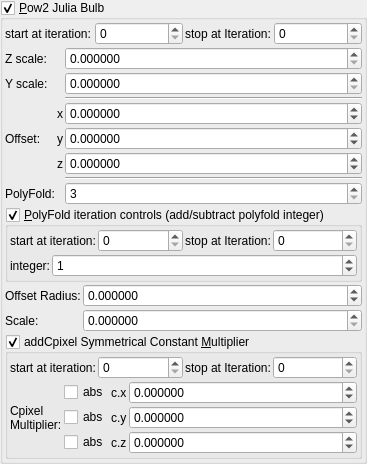
    <widget class="MyGroupBox" name="groupCheck_transf_function_enabled">
     <property name="title">
      <string>&amp;Pow2 Julia Bulb</string>
     </property>
     <property name="checkable">
      <bool>true</bool>
     </property>
     <layout class="QVBoxLayout" name="verticalLayout_12" stretch="0,0,0,0,0">
      <property name="spacing">
       <number>2</number>
      </property>
      <property name="leftMargin">
       <number>2</number>
      </property>
      <property name="topMargin">
       <number>2</number>
      </property>
      <property name="rightMargin">
       <number>2</number>
      </property>
      <property name="bottomMargin">
       <number>2</number>
      </property>
      <item>
       <layout class="QGridLayout" name="gridLayout_7">
        <property name="spacing">
         <number>2</number>
        </property>
        <item row="0" column="1">
         <widget class="MySpinBox" name="spinboxInt_transf_start_iterations_J">
          <property name="sizePolicy">
           <sizepolicy hsizetype="Minimum" vsizetype="Maximum">
            <horstretch>0</horstretch>
            <verstretch>0</verstretch>
           </sizepolicy>
          </property>
          <property name="minimum">
           <number>0</number>
          </property>
          <property name="maximum">
           <number>999</number>
          </property>
          <property name="value">
           <number>0</number>
          </property>
         </widget>
        </item>
        <item row="0" column="0">
         <widget class="QLabel" name="label_58">
          <property name="text">
           <string>start at iteration:</string>
          </property>
         </widget>
        </item>
        <item row="0" column="2">
         <widget class="QLabel" name="label_59">
          <property name="text">
           <string>stop at Iteration:</string>
          </property>
         </widget>
        </item>
        <item row="0" column="3">
         <widget class="MySpinBox" name="spinboxInt_transf_stop_iterations_J">
          <property name="sizePolicy">
           <sizepolicy hsizetype="Minimum" vsizetype="Maximum">
            <horstretch>0</horstretch>
            <verstretch>0</verstretch>
           </sizepolicy>
          </property>
          <property name="maximum">
           <number>999</number>
          </property>
         </widget>
        </item>
       </layout>
      </item>
      <item>
       <layout class="QGridLayout" name="gridLayout_6" columnstretch="0,0,1">
        <property name="spacing">
         <number>2</number>
        </property>
        <item row="4" column="1">
         <widget class="QLabel" name="label_264">
          <property name="text">
           <string notr="true">y</string>
          </property>
         </widget>
        </item>
        <item row="5" column="2">
         <widget class="MyDoubleSpinBox" name="spinbox3_transf_offset_001_z">
          <property name="sizePolicy">
           <sizepolicy hsizetype="Minimum" vsizetype="Maximum">
            <horstretch>0</horstretch>
            <verstretch>0</verstretch>
           </sizepolicy>
          </property>
          <property name="prefix">
           <string/>
          </property>
          <property name="suffix">
           <string/>
          </property>
          <property name="decimals">
           <number>6</number>
          </property>
          <property name="minimum">
           <double>-99.989999999999995</double>
          </property>
          <property name="maximum">
           <double>99.989999999999995</double>
          </property>
          <property name="singleStep">
           <double>0.100000000000000</double>
          </property>
         </widget>
        </item>
        <item row="7" column="2">
         <widget class="MySpinBox" name="spinboxInt_transf_int8_Y">
          <property name="sizePolicy">
           <sizepolicy hsizetype="Minimum" vsizetype="Maximum">
            <horstretch>0</horstretch>
            <verstretch>0</verstretch>
           </sizepolicy>
          </property>
          <property name="minimum">
           <number>3</number>
          </property>
          <property name="maximum">
           <number>999</number>
          </property>
         </widget>
        </item>
        <item row="4" column="2">
         <widget class="MyDoubleSpinBox" name="spinbox3_transf_offset_001_y">
          <property name="sizePolicy">
           <sizepolicy hsizetype="Minimum" vsizetype="Maximum">
            <horstretch>0</horstretch>
            <verstretch>0</verstretch>
           </sizepolicy>
          </property>
          <property name="prefix">
           <string/>
          </property>
          <property name="suffix">
           <string/>
          </property>
          <property name="decimals">
           <number>6</number>
          </property>
          <property name="minimum">
           <double>-99.989999999999995</double>
          </property>
          <property name="maximum">
           <double>99.989999999999995</double>
          </property>
          <property name="singleStep">
           <double>0.100000000000000</double>
          </property>
         </widget>
        </item>
        <item row="5" column="1">
         <widget class="QLabel" name="label_266">
          <property name="text">
           <string notr="true">z</string>
          </property>
         </widget>
        </item>
        <item row="1" column="0">
         <widget class="QLabel" name="label_8">
          <property name="text">
           <string>Y scale:</string>
          </property>
         </widget>
        </item>
        <item row="3" column="1">
         <widget class="QLabel" name="label_257">
          <property name="text">
           <string notr="true">x</string>
          </property>
         </widget>
        </item>
        <item row="1" column="2">
         <widget class="MyDoubleSpinBox" name="spinbox_transf_scale">
          <property name="sizePolicy">
           <sizepolicy hsizetype="Minimum" vsizetype="Maximum">
            <horstretch>0</horstretch>
            <verstretch>0</verstretch>
           </sizepolicy>
          </property>
          <property name="prefix">
           <string/>
          </property>
          <property name="suffix">
           <string/>
          </property>
          <property name="decimals">
           <number>6</number>
          </property>
          <property name="minimum">
           <double>0.000000000000000</double>
          </property>
          <property name="maximum">
           <double>2.000000000000000</double>
          </property>
          <property name="singleStep">
           <double>0.100000000000000</double>
          </property>
         </widget>
        </item>
        <item row="3" column="2">
         <widget class="MyDoubleSpinBox" name="spinbox3_transf_offset_001_x">
          <property name="sizePolicy">
           <sizepolicy hsizetype="Minimum" vsizetype="Maximum">
            <horstretch>0</horstretch>
            <verstretch>0</verstretch>
           </sizepolicy>
          </property>
          <property name="prefix">
           <string/>
          </property>
          <property name="suffix">
           <string/>
          </property>
          <property name="decimals">
           <number>6</number>
          </property>
          <property name="minimum">
           <double>-99.989999999999995</double>
          </property>
          <property name="maximum">
           <double>99.989999999999995</double>
          </property>
          <property name="singleStep">
           <double>0.100000000000000</double>
          </property>
         </widget>
        </item>
        <item row="7" column="0">
         <widget class="QLabel" name="label_269">
          <property name="text">
           <string>PolyFold:</string>
          </property>
         </widget>
        </item>
        <item row="4" column="0">
         <widget class="QLabel" name="label_267">
          <property name="text">
           <string>Offset:</string>
          </property>
         </widget>
        </item>
        <item row="0" column="2">
         <widget class="MyDoubleSpinBox" name="spinbox_transf_scaleB_1">
          <property name="sizePolicy">
           <sizepolicy hsizetype="Minimum" vsizetype="Maximum">
            <horstretch>0</horstretch>
            <verstretch>0</verstretch>
           </sizepolicy>
          </property>
          <property name="prefix">
           <string/>
          </property>
          <property name="suffix">
           <string/>
          </property>
          <property name="decimals">
           <number>6</number>
          </property>
          <property name="minimum">
           <double>0.000000000000000</double>
          </property>
          <property name="maximum">
           <double>1.000000000000000</double>
          </property>
          <property name="singleStep">
           <double>0.100000000000000</double>
          </property>
         </widget>
        </item>
        <item row="2" column="2">
         <widget class="Line" name="line">
          <property name="orientation">
           <enum>Qt::Horizontal</enum>
          </property>
         </widget>
        </item>
        <item row="6" column="2">
         <widget class="Line" name="line_2">
          <property name="orientation">
           <enum>Qt::Horizontal</enum>
          </property>
         </widget>
        </item>
        <item row="0" column="0">
         <widget class="QLabel" name="label_9">
          <property name="text">
           <string>Z scale:</string>
          </property>
         </widget>
        </item>
       </layout>
      </item>
      <item>
       <widget class="MyGroupBox" name="groupCheck_transf_function_enabledB_false">
        <property name="title">
         <string>&amp;PolyFold iteration controls (add/subtract polyfold integer)</string>
        </property>
        <property name="checkable">
         <bool>true</bool>
        </property>
        <layout class="QVBoxLayout" name="verticalLayout_11" stretch="0,0">
         <property name="spacing">
          <number>2</number>
         </property>
         <property name="leftMargin">
          <number>2</number>
         </property>
         <property name="topMargin">
          <number>2</number>
         </property>
         <property name="rightMargin">
          <number>2</number>
         </property>
         <property name="bottomMargin">
          <number>2</number>
         </property>
         <item>
          <layout class="QGridLayout" name="gridLayout_4">
           <property name="spacing">
            <number>2</number>
           </property>
           <item row="0" column="1">
            <widget class="MySpinBox" name="spinboxInt_transf_start_iterations_B">
             <property name="sizePolicy">
              <sizepolicy hsizetype="Minimum" vsizetype="Maximum">
               <horstretch>0</horstretch>
               <verstretch>0</verstretch>
              </sizepolicy>
             </property>
             <property name="minimum">
              <number>0</number>
             </property>
             <property name="maximum">
              <number>999</number>
             </property>
             <property name="value">
              <number>0</number>
             </property>
            </widget>
           </item>
           <item row="0" column="0">
            <widget class="QLabel" name="label_54">
             <property name="text">
              <string>start at iteration:</string>
             </property>
            </widget>
           </item>
           <item row="0" column="2">
            <widget class="QLabel" name="label_55">
             <property name="text">
              <string>stop at Iteration:</string>
             </property>
            </widget>
           </item>
           <item row="0" column="3">
            <widget class="MySpinBox" name="spinboxInt_transf_stop_iterations_B">
             <property name="sizePolicy">
              <sizepolicy hsizetype="Minimum" vsizetype="Maximum">
               <horstretch>0</horstretch>
               <verstretch>0</verstretch>
              </sizepolicy>
             </property>
             <property name="maximum">
              <number>999</number>
             </property>
            </widget>
           </item>
          </layout>
         </item>
         <item>
          <layout class="QGridLayout" name="gridLayout_5" columnstretch="0,1">
           <property name="spacing">
            <number>2</number>
           </property>
           <item row="0" column="0">
            <widget class="QLabel" name="label_148">
             <property name="text">
              <string>integer:</string>
             </property>
            </widget>
           </item>
           <item row="0" column="1">
            <widget class="MySpinBox" name="spinboxInt_transf_int_1">
             <property name="sizePolicy">
              <sizepolicy hsizetype="Minimum" vsizetype="Maximum">
               <horstretch>0</horstretch>
               <verstretch>0</verstretch>
              </sizepolicy>
             </property>
             <property name="minimum">
              <number>-99</number>
             </property>
             <property name="maximum">
              <number>99</number>
             </property>
             <property name="value">
              <number>1</number>
             </property>
            </widget>
           </item>
          </layout>
         </item>
        </layout>
       </widget>
      </item>
      <item>
       <layout class="QGridLayout" name="gridLayout_3" columnstretch="0,1">
        <property name="spacing">
         <number>2</number>
        </property>
        <item row="1" column="0">
         <widget class="QLabel" name="label_147">
          <property name="text">
           <string>Scale:</string>
          </property>
         </widget>
        </item>
        <item row="1" column="1">
         <widget class="MyDoubleSpinBox" name="spinbox_transf_scale_1">
          <property name="sizePolicy">
           <sizepolicy hsizetype="Minimum" vsizetype="Maximum">
            <horstretch>0</horstretch>
            <verstretch>0</verstretch>
           </sizepolicy>
          </property>
          <property name="prefix">
           <string/>
          </property>
          <property name="suffix">
           <string/>
          </property>
          <property name="decimals">
           <number>6</number>
          </property>
          <property name="minimum">
           <double>0.000000000000000</double>
          </property>
          <property name="maximum">
           <double>99.998999999999995</double>
          </property>
          <property name="singleStep">
           <double>0.100000000000000</double>
          </property>
         </widget>
        </item>
        <item row="0" column="0">
         <widget class="QLabel" name="label_146">
          <property name="text">
           <string>Offset Radius:</string>
          </property>
         </widget>
        </item>
        <item row="0" column="1">
         <widget class="MyDoubleSpinBox" name="spinbox_transf_offset">
          <property name="sizePolicy">
           <sizepolicy hsizetype="Minimum" vsizetype="Maximum">
            <horstretch>0</horstretch>
            <verstretch>0</verstretch>
           </sizepolicy>
          </property>
          <property name="prefix">
           <string/>
          </property>
          <property name="suffix">
           <string/>
          </property>
          <property name="decimals">
           <number>6</number>
          </property>
          <property name="minimum">
           <double>-99.998999999999995</double>
          </property>
          <property name="maximum">
           <double>99.998999999999995</double>
          </property>
          <property name="singleStep">
           <double>0.100000000000000</double>
          </property>
          <property name="value">
           <double>0.000000000000000</double>
          </property>
         </widget>
        </item>
       </layout>
      </item>
      <item>
       <widget class="MyGroupBox" name="groupCheck_transf_addCpixel_enabled_false">
        <property name="toolTip">
         <string>&lt;html&gt;&lt;head/&gt;&lt;body&gt;&lt;p&gt;Cpixel is CVector3 c = ( c.x, c.y, c.z). It is each original point (pixel) in 3D space where the iteration starts from, ( c = original z for each point .) It is commonly found in formula structures z = f(z) + c.&lt;/p&gt;&lt;p&gt;The Cpixel multiplier effectively scales this point &amp;quot;c&amp;quot; towards the origin.&lt;/p&gt;&lt;p&gt;This transform allows the addition or subtraction of Cpixel, dependent on whether z is postive or negative.&lt;/p&gt;&lt;p&gt;e.g if &lt;span style=&quot; font-style:italic;&quot;&gt;z.x&lt;/span&gt; is positive then &lt;span style=&quot; font-style:italic;&quot;&gt;fabs(c.x)&lt;/span&gt; is added, if &lt;span style=&quot; font-style:italic;&quot;&gt;z.x&lt;/span&gt; is negative then &lt;span style=&quot; font-style:italic;&quot;&gt;fabs(c)&lt;/span&gt; is subtracted. &lt;/p&gt;&lt;p&gt;Also try negative addCpixel constant multipliers.&lt;/p&gt;&lt;p&gt;If checkBoxes are disabled then Cpixel remains signed.&lt;/p&gt;&lt;p&gt;&lt;br/&gt;&lt;/p&gt;&lt;/body&gt;&lt;/html&gt;</string>
        </property>
        <property name="title">
         <string>addCpixel Symmetrical Constant &amp;Multiplier</string>
        </property>
        <property name="checkable">
         <bool>true</bool>
        </property>
        <layout class="QVBoxLayout" name="verticalLayout_49">
         <property name="spacing">
          <number>2</number>
         </property>
         <property name="leftMargin">
          <number>2</number>
         </property>
         <property name="topMargin">
          <number>2</number>
         </property>
         <property name="rightMargin">
          <number>2</number>
         </property>
         <property name="bottomMargin">
          <number>2</number>
         </property>
         <item>
          <layout class="QGridLayout" name="gridLayout_8">
           <property name="spacing">
            <number>2</number>
           </property>
           <item row="0" column="1">
            <widget class="MySpinBox" name="spinboxInt_transf_start_iterations_C">
             <property name="sizePolicy">
              <sizepolicy hsizetype="Minimum" vsizetype="Maximum">
               <horstretch>0</horstretch>
               <verstretch>0</verstretch>
              </sizepolicy>
             </property>
             <property name="minimum">
              <number>0</number>
             </property>
             <property name="maximum">
              <number>999</number>
             </property>
             <property name="value">
              <number>0</number>
             </property>
            </widget>
           </item>
           <item row="0" column="0">
            <widget class="QLabel" name="label_56">
             <property name="text">
              <string>start at iteration:</string>
             </property>
            </widget>
           </item>
           <item row="0" column="2">
            <widget class="QLabel" name="label_57">
             <property name="text">
              <string>stop at Iteration:</string>
             </property>
            </widget>
           </item>
           <item row="0" column="3">
            <widget class="MySpinBox" name="spinboxInt_transf_stop_iterations_C">
             <property name="sizePolicy">
              <sizepolicy hsizetype="Minimum" vsizetype="Maximum">
               <horstretch>0</horstretch>
               <verstretch>0</verstretch>
              </sizepolicy>
             </property>
             <property name="maximum">
              <number>999</number>
             </property>
            </widget>
           </item>
          </layout>
         </item>
         <item>
          <layout class="QGridLayout" name="gridLayout_23" columnstretch="0,0,0,1">
           <property name="spacing">
            <number>2</number>
           </property>
           <item row="0" column="2">
            <widget class="QLabel" name="label_109">
             <property name="text">
              <string notr="true">c.x</string>
             </property>
            </widget>
           </item>
           <item row="2" column="3">
            <widget class="MyDoubleSpinBox" name="spinbox3_transf_constant_multiplier_000_z">
             <property name="sizePolicy">
              <sizepolicy hsizetype="Minimum" vsizetype="Maximum">
               <horstretch>0</horstretch>
               <verstretch>0</verstretch>
              </sizepolicy>
             </property>
             <property name="prefix">
              <string/>
             </property>
             <property name="suffix">
              <string/>
             </property>
             <property name="decimals">
              <number>6</number>
             </property>
             <property name="minimum">
              <double>-99.989999999999995</double>
             </property>
             <property name="maximum">
              <double>99.989999999999995</double>
             </property>
             <property name="singleStep">
              <double>0.100000000000000</double>
             </property>
            </widget>
           </item>
           <item row="2" column="1">
            <widget class="MyCheckBox" name="checkBox_transf_function_enabledz">
             <property name="text">
              <string notr="true">abs</string>
             </property>
            </widget>
           </item>
           <item row="1" column="3">
            <widget class="MyDoubleSpinBox" name="spinbox3_transf_constant_multiplier_000_y">
             <property name="sizePolicy">
              <sizepolicy hsizetype="Minimum" vsizetype="Maximum">
               <horstretch>0</horstretch>
               <verstretch>0</verstretch>
              </sizepolicy>
             </property>
             <property name="prefix">
              <string/>
             </property>
             <property name="suffix">
              <string/>
             </property>
             <property name="decimals">
              <number>6</number>
             </property>
             <property name="minimum">
              <double>-99.989999999999995</double>
             </property>
             <property name="maximum">
              <double>99.989999999999995</double>
             </property>
             <property name="singleStep">
              <double>0.100000000000000</double>
             </property>
            </widget>
           </item>
           <item row="2" column="2">
            <widget class="QLabel" name="label_111">
             <property name="text">
              <string notr="true">c.z</string>
             </property>
            </widget>
           </item>
           <item row="0" column="1">
            <widget class="MyCheckBox" name="checkBox_transf_function_enabledx">
             <property name="text">
              <string notr="true">abs</string>
             </property>
            </widget>
           </item>
           <item row="1" column="1">
            <widget class="MyCheckBox" name="checkBox_transf_function_enabledy">
             <property name="text">
              <string notr="true">abs</string>
             </property>
            </widget>
           </item>
           <item row="0" column="3">
            <widget class="MyDoubleSpinBox" name="spinbox3_transf_constant_multiplier_000_x">
             <property name="sizePolicy">
              <sizepolicy hsizetype="Minimum" vsizetype="Maximum">
               <horstretch>0</horstretch>
               <verstretch>0</verstretch>
              </sizepolicy>
             </property>
             <property name="prefix">
              <string/>
             </property>
             <property name="suffix">
              <string/>
             </property>
             <property name="decimals">
              <number>6</number>
             </property>
             <property name="minimum">
              <double>-99.989999999999995</double>
             </property>
             <property name="maximum">
              <double>99.989999999999995</double>
             </property>
             <property name="singleStep">
              <double>0.100000000000000</double>
             </property>
            </widget>
           </item>
           <item row="1" column="2">
            <widget class="QLabel" name="label_110">
             <property name="text">
              <string notr="true">c.y</string>
             </property>
            </widget>
           </item>
           <item row="0" column="0" rowspan="3">
            <widget class="QLabel" name="label_112">
             <property name="text">
              <string>Cpixel
Multiplier:</string>
             </property>
            </widget>
           </item>
          </layout>
         </item>
        </layout>
       </widget>
      </item>
     </layout>
    </widget>
